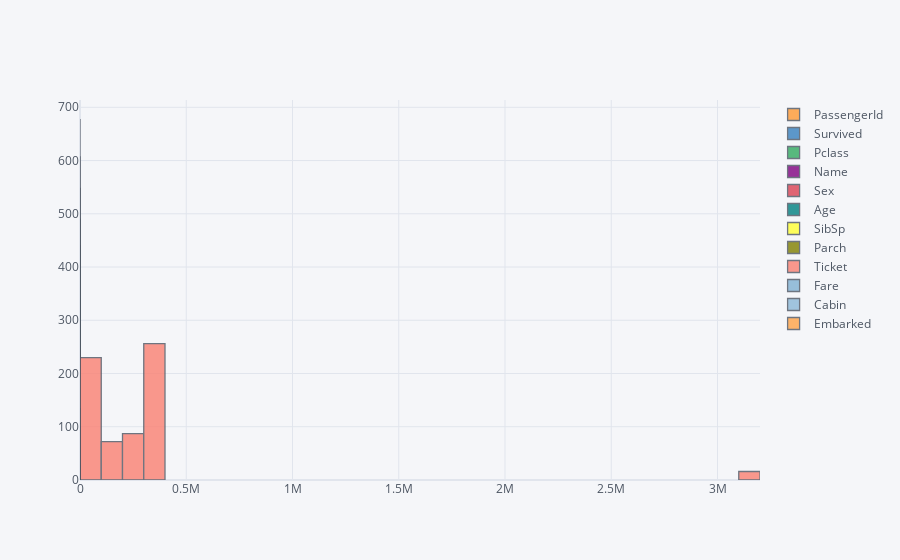

Source (notebook cell):
### Code cell
df.iplot(x='Fare',kind='hist')

### Figure 1 — Plotly figure (JSON) as saved in the notebook; plotly's stock layout.template omitted (floating-point values rounded to 4 significant figures; data arrays with more than 128 entries replaced by an {"elided": "..."} marker saying what was removed)
{"data": [{"histfunc": "count", "histnorm": "", "marker": {"color": "rgba(255, 153, 51, 1.0)", "line": {"color": "#4D5663", "width": 1.3}}, "name": "PassengerId", "opacity": 0.8, "orientation": "v", "type": "histogram", "x": {"elided": "891 int values"}}, {"histfunc": "count", "histnorm": "", "marker": {"color": "rgba(55, 128, 191, 1.0)", "line": {"color": "#4D5663", "width": 1.3}}, "name": "Survived", "opacity": 0.8, "orientation": "v", "type": "histogram", "x": {"elided": "891 int values"}}, {"histfunc": "count", "histnorm": "", "marker": {"color": "rgba(50, 171, 96, 1.0)", "line": {"color": "#4D5663", "width": 1.3}}, "name": "Pclass", "opacity": 0.8, "orientation": "v", "type": "histogram", "x": {"elided": "891 int values"}}, {"histfunc": "count", "histnorm": "", "marker": {"color": "rgba(128, 0, 128, 1.0)", "line": {"color": "#4D5663", "width": 1.3}}, "name": "Name", "opacity": 0.8, "orientation": "v", "type": "histogram", "x": {"elided": "891 str values"}}, {"histfunc": "count", "histnorm": "", "marker": {"color": "rgba(219, 64, 82, 1.0)", "line": {"color": "#4D5663", "width": 1.3}}, "name": "Sex", "opacity": 0.8, "orientation": "v", "type": "histogram", "x": {"elided": "891 str values"}}, {"histfunc": "count", "histnorm": "", "marker": {"color": "rgba(0, 128, 128, 1.0)", "line": {"color": "#4D5663", "width": 1.3}}, "name": "Age", "opacity": 0.8, "orientation": "v", "type": "histogram", "x": {"elided": "891 float values"}}, {"histfunc": "count", "histnorm": "", "marker": {"color": "rgba(255, 255, 51, 1.0)", "line": {"color": "#4D5663", "width": 1.3}}, "name": "SibSp", "opacity": 0.8, "orientation": "v", "type": "histogram", "x": {"elided": "891 int values"}}, {"histfunc": "count", "histnorm": "", "marker": {"color": "rgba(128, 128, 0, 1.0)", "line": {"color": "#4D5663", "width": 1.3}}, "name": "Parch", "opacity": 0.8, "orientation": "v", "type": "histogram", "x": {"elided": "891 int values"}}, {"histfunc": "count", "histnorm": "", "marker": {"color": "rgba(251, 128, 114, 1.0)", "line": {"color": "#4D5663", "width": 1.3}}, "name": "Ticket", "opacity": 0.8, "orientation": "v", "type": "histogram", "x": {"elided": "891 str values"}}, {"histfunc": "count", "histnorm": "", "marker": {"color": "rgba(128, 177, 211, 1.0)", "line": {"color": "#4D5663", "width": 1.3}}, "name": "Fare", "opacity": 0.8, "orientation": "v", "type": "histogram", "x": {"elided": "891 float values"}}, {"histfunc": "count", "histnorm": "", "marker": {"color": "rgba(128, 177, 211, 0.8999999999999999)", "line": {"color": "#4D5663", "width": 1.3}}, "name": "Cabin", "opacity": 0.8, "orientation": "v", "type": "histogram", "x": {"elided": "891 str values"}}, {"histfunc": "count", "histnorm": "", "marker": {"color": "rgba(255, 153, 51, 0.8999999999999999)", "line": {"color": "#4D5663", "width": 1.3}}, "name": "Embarked", "opacity": 0.8, "orientation": "v", "type": "histogram", "x": {"elided": "891 str values"}}], "layout": {"autosize": true, "barmode": "overlay", "legend": {"bgcolor": "#F5F6F9", "font": {"color": "#4D5663"}}, "paper_bgcolor": "#F5F6F9", "plot_bgcolor": "#F5F6F9", "title": {"font": {"color": "#4D5663"}}, "xaxis": {"autorange": true, "gridcolor": "#E1E5ED", "range": [-5, 3200000.0], "showgrid": true, "tickfont": {"color": "#4D5663"}, "title": {"font": {"color": "#4D5663"}, "text": ""}, "type": "linear", "zerolinecolor": "#E1E5ED"}, "yaxis": {"autorange": true, "gridcolor": "#E1E5ED", "range": [0, 713.7], "showgrid": true, "tickfont": {"color": "#4D5663"}, "title": {"font": {"color": "#4D5663"}, "text": ""}, "zerolinecolor": "#E1E5ED"}}}
